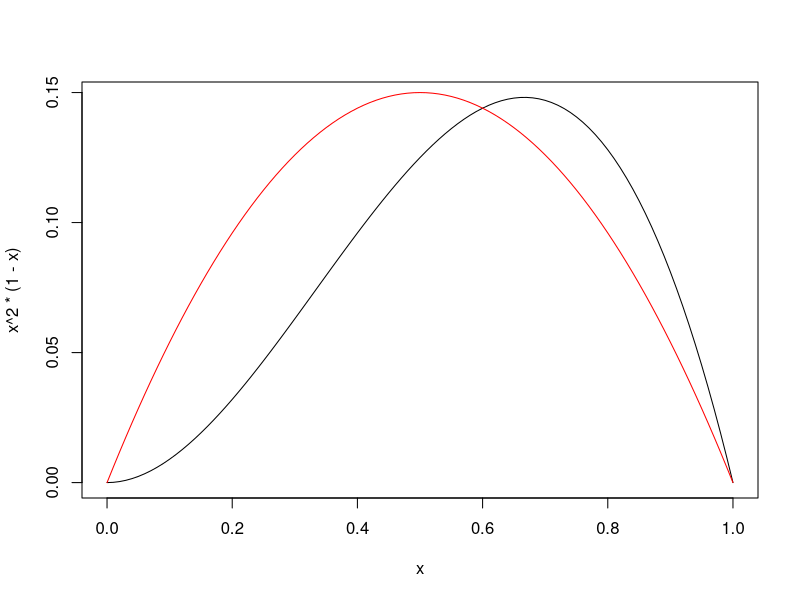
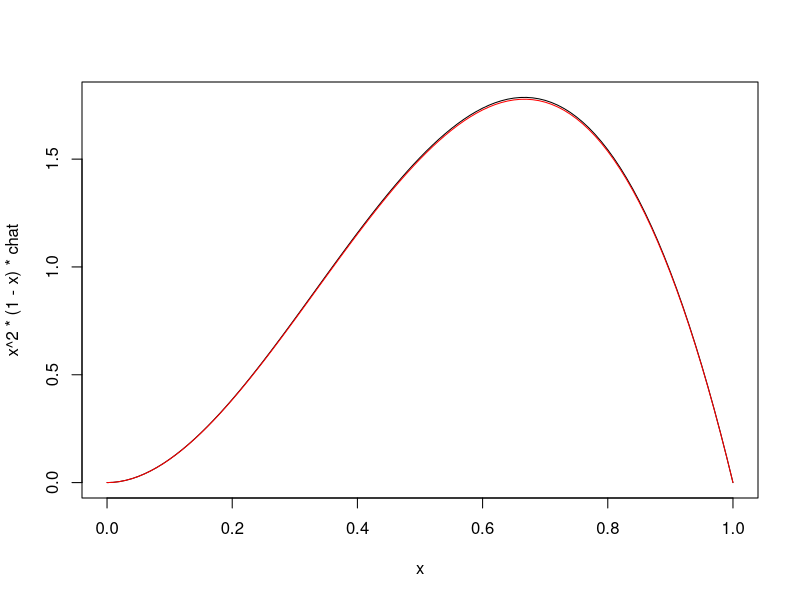
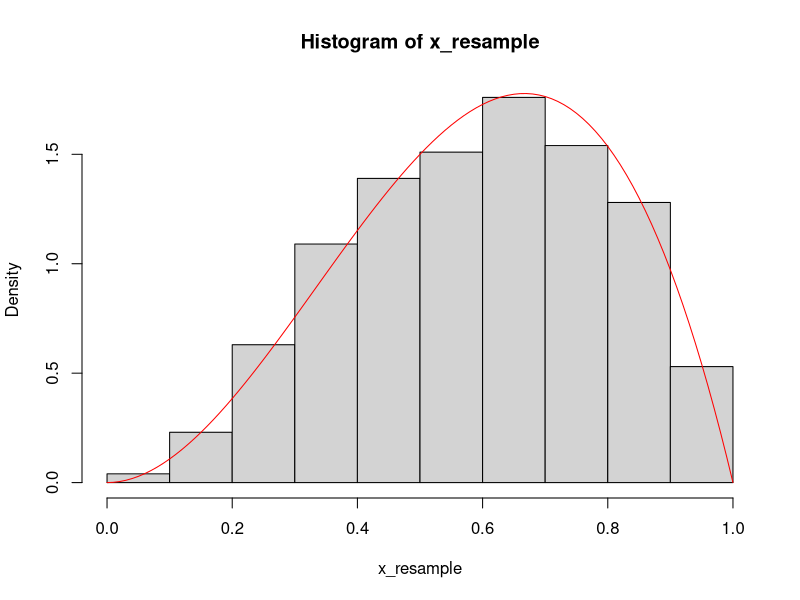

These figures' R source, in order:
curve(x^2*(1-x), from = 0, to = 1)

curve(0.1 * dbeta(x, 2, 2), add = TRUE, col = 'red')

nsim <- 10e3
x <- rbeta(nsim, 2, 2)
w <- x^2*(1-x) / dbeta(x, 2, 2)
wn <- w/sum(w)

# Find normalizing constant
chat <- 1/mean(w)

curve(x^2*(1-x)*chat, from = 0, to = 1)
curve(dbeta(x, 3, 2), add = TRUE, col = 'red')

# P(theta < 0.5)
sum((x < 0.5)*wn)
pbeta(.5, 3, 2)

# Estimate E(theta)
sum(wn*x)
# Truth is 3/5

# Generate samples with importance resampling
# This sample should be much smaller than the initial draw
nsim2 <- 1000
x_resample <- sample(x, size = nsim2, replace = TRUE, prob = wn)
hist(x_resample, freq = FALSE)
curve(dbeta(x, 3, 2), add = TRUE, col = 'red')
